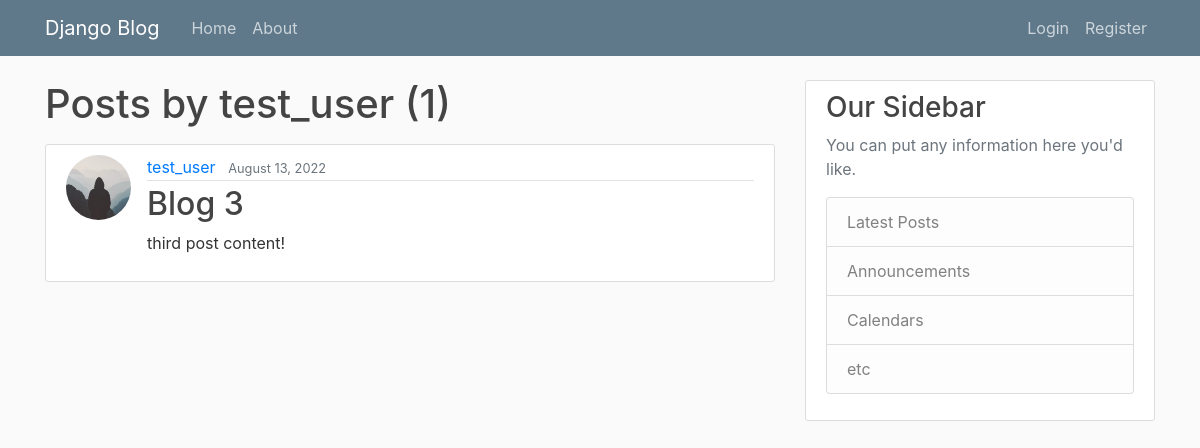
Before: /user/test_user with the older database file.
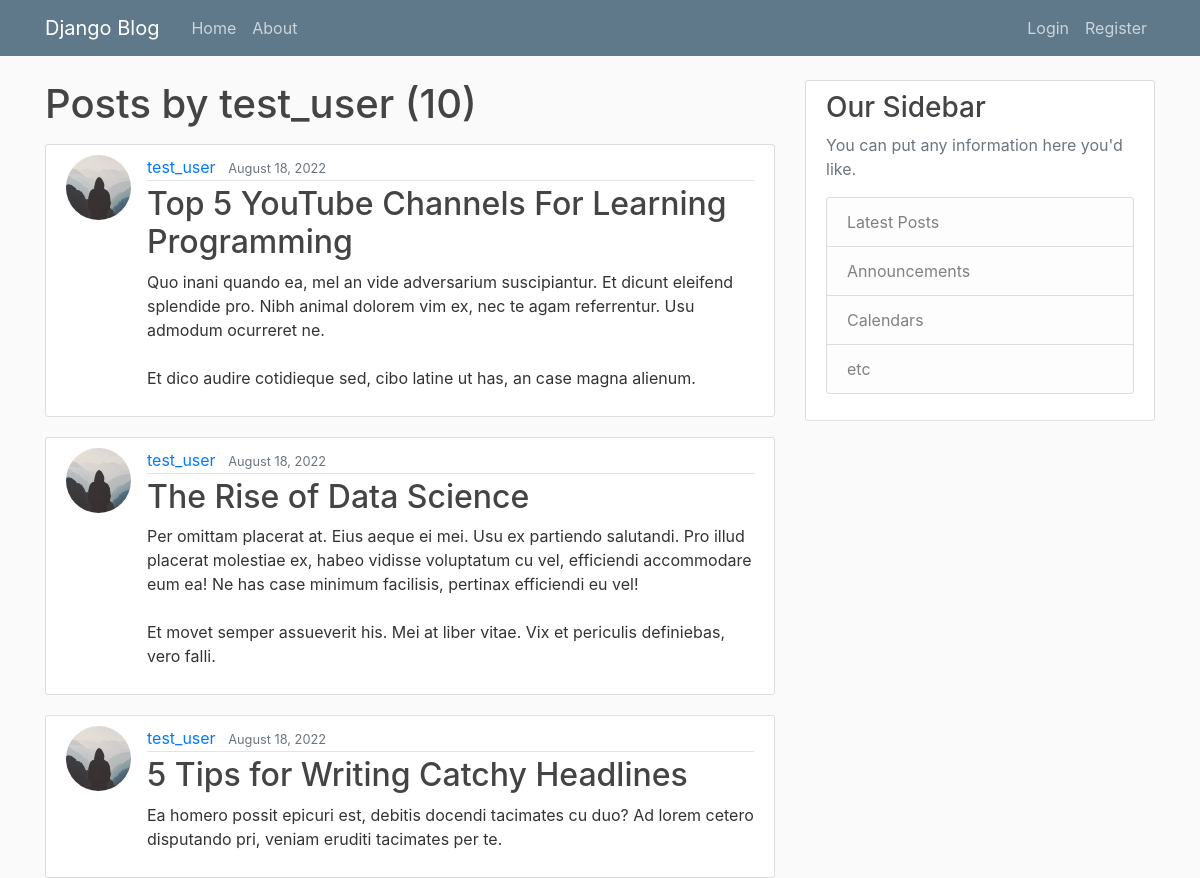
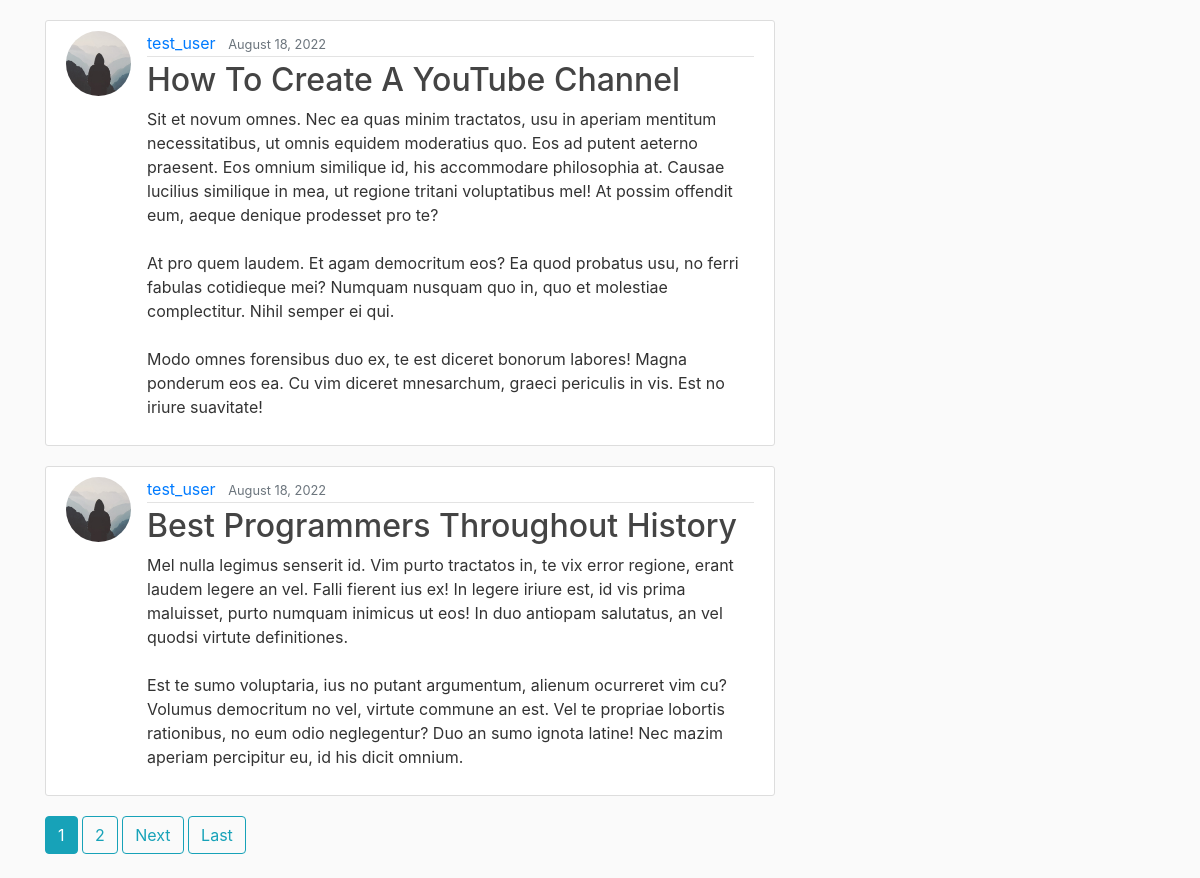
After: the same page with the newer database file (2 pictures, top to bottom).
### blog/models.py (models this page shows, shortened)
class Post(models.Model):
    title = models.CharField(max_length=100)
    content = models.TextField()
    date_posted = models.DateTimeField(default=timezone.now)
    author = models.ForeignKey(User, on_delete=models.CASCADE)

### users/models.py (models this page shows, shortened)
class Profile(models.Model):
    user = models.OneToOneField(User, on_delete=models.CASCADE)
    image = models.ImageField(default='default.jpeg', upload_to='profile_pics')

### blog/views.py (the view)
# urls.py: path('user/<str:username>', UserPostListView.as_view(), name='user-post'),
class UserPostListView(ListView):
    model = Post
    template_name = 'blog/user_posts.html'
    context_object_name = 'posts'
    paginate_by = 5
    def get_queryset(self):
        user = get_object_or_404(User, username=self.kwargs.get('username'))
        return Post.objects.filter(author=user).order_by('-date_posted')

### blog/templates/blog/user_posts.html (shortened to what this page needs)
{% extends "blog/base.html" %}
{% block content %}
    <h1 class="mb-3">Posts by {{ view.kwargs.username }} ({{ page_obj.paginator.count }})</h1>
    {% for post in posts %}
        <article class="media content-section">
            <img class="rounded-circle article-img" src="{{ post.author.profile.image.url }}">
            <div class="media-body">
                <div class="article-metadata">
                    <a class="mr-2" href="{% url 'user-post' post.author.username %}">{{ post.author }}</a>
                    <small class="text-muted">{{ post.date_posted|date:"F d, Y" }}</small>
                </div>
                <h2><a class="article-title" href="{% url 'post-detail' post.id %}">{{ post.title }}</a></h2>
                <p class="article-content">{{ post.content }}</p>
            </div>
        </article>
    {% endfor %}
    {% if is_paginated %}
        {% for num in page_obj.paginator.page_range %}
            {% if page_obj.number == num %}
                <a class="btn btn-info mb-4" href="?page={{ num }}">{{ num }}</a>
            {% elif num > page_obj.number|add:'-3' and num < page_obj.number|add:'3' %}
                <a class="btn btn-outline-info mb-4" href="?page={{ num }}">{{ num }}</a>
            {% endif %}
        {% endfor %}
        {% if page_obj.has_next %}
            <a class="btn btn-outline-info mb-4" href="?page={{ page_obj.next_page_number }}">Next</a>
            <a class="btn btn-outline-info mb-4" href="?page={{ page_obj.paginator.num_pages }}">Last</a>
        {% endif %}
    {% endif %}
{% endblock content %}

Changed rows visible on the page:
no longer on this page (row unchanged): Post: author.profile.image (placeholder picture), author "test_user", date_posted "August 13, 2022", title "Blog 3", content "third post content!"
added Post: author.profile.image (placeholder picture), author "test_user", date_posted "August 18, 2022", title "Top 5 YouTube Channels For Learning Programming", content "Quo inani quando ea, mel an vide adversarium suscipiantur. Et dicunt eleifend splendide pro. Nibh animal dolorem vim ex, nec te agam referrentur. Usu admodum ocurreret ne. Et dico audire cotidieque sed, cibo latine ut has, an case magna alienum."
added Post: author.profile.image (placeholder picture), author "test_user", date_posted "August 18, 2022", title "The Rise of Data Science", content "Per omittam placerat at. Eius aeque ei mei. Usu ex partiendo salutandi. Pro illud placerat molestiae ex, habeo vidisse voluptatum cu vel, efficiendi accommodare eum ea! Ne has case minimum facilisis, pertinax efficiendi eu vel! Et movet semper assueverit his. Mei at liber vitae. Vix et periculis definiebas, vero falli."
added Post: author.profile.image (placeholder picture), author "test_user", date_posted "August 18, 2022", title "5 Tips for Writing Catchy Headlines", content "Ea homero possit epicuri est, debitis docendi tacimates cu duo? Ad lorem cetero disputando pri, veniam eruditi tacimates per te."
added Post: author.profile.image (placeholder picture), author "test_user", date_posted "August 18, 2022", title "How To Create A YouTube Channel", content "Sit et novum omnes. Nec ea quas minim tractatos, usu in aperiam mentitum necessitatibus, ut omnis equidem moderatius quo. Eos ad putent aeterno praesent. Eos omnium similique id, his accommodare philosophia at. Causae lucilius similique in mea, ut regione tritani voluptatibus mel! At possim offendit eum, aeque denique prodesset pro te? At pro quem laudem. Et agam democritum eos? Ea quod probatus usu, no ferri fabulas cotidieque mei? Numquam nusquam quo in, quo et molestiae complectitur. Nihil semper ei qui. Modo omnes forensibus duo ex, te est diceret bonorum labores! Magna ponderum eos ea. Cu vim diceret mnesarchum, graeci periculis in vis. Est no iriure suavitate!"
added Post: author.profile.image (placeholder picture), author "test_user", date_posted "August 18, 2022", title "Best Programmers Throughout History", content "Mel nulla legimus senserit id. Vim purto tractatos in, te vix error regione, erant laudem legere an vel. Falli fierent ius ex! In legere iriure est, id vis prima maluisset, purto numquam inimicus ut eos! In duo antiopam salutatus, an vel quodsi virtute definitiones. Est te sumo voluptaria, ius no putant argumentum, alienum ocurreret vim cu? Volumus democritum no vel, virtute commune an est. Vel te propriae lobortis rationibus, no eum odio neglegentur? Duo an sumo ignota latine! Nec mazim aperiam percipitur eu, id his dicit omnium."
Other visible differences:
{{ page_obj.paginator.count }}: "1" → "10"
new list line: "1"
new list line: "2"
text now shown: "Next Last"
